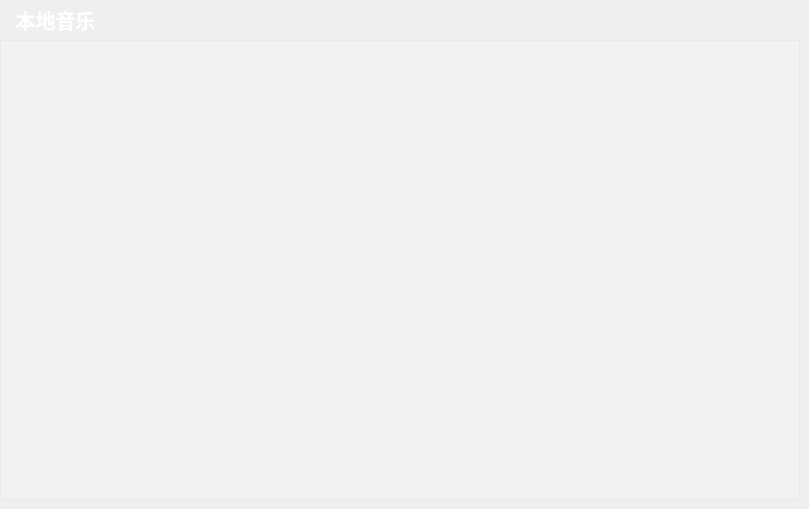
     <widget class="QWidget" name="page_1">
      <widget class="MusicListWidget" name="localMusicWidget">
       <property name="geometry">
        <rect>
         <x>0</x>
         <y>40</y>
         <width>800</width>
         <height>460</height>
        </rect>
       </property>
       <property name="font">
        <font>
         <weight>75</weight>
         <bold>true</bold>
        </font>
       </property>
       <property name="styleSheet">
        <string notr="true">color: rgb(255, 255, 255);
background-color: rgba(255, 255, 255, 50);
</string>
       </property>
       <property name="horizontalScrollBarPolicy">
        <enum>Qt::ScrollBarAlwaysOff</enum>
       </property>
       <property name="sizeAdjustPolicy">
        <enum>QAbstractScrollArea::AdjustToContentsOnFirstShow</enum>
       </property>
       <property name="selectionMode">
        <enum>QAbstractItemView::SingleSelection</enum>
       </property>
       <property name="isWrapping" stdset="0">
        <bool>false</bool>
       </property>
       <property name="wordWrap">
        <bool>false</bool>
       </property>
       <property name="selectionRectVisible">
        <bool>false</bool>
       </property>
       <property name="sortingEnabled">
        <bool>false</bool>
       </property>
      </widget>
      <widget class="QLabel" name="titleLabel_3">
       <property name="enabled">
        <bool>true</bool>
       </property>
       <property name="geometry">
        <rect>
         <x>0</x>
         <y>0</y>
         <width>111</width>
         <height>40</height>
        </rect>
       </property>
       <property name="font">
        <font>
         <family>Microsoft YaHei UI</family>
         <pointsize>15</pointsize>
         <weight>75</weight>
         <italic>false</italic>
         <bold>true</bold>
        </font>
       </property>
       <property name="styleSheet">
        <string notr="true">color:rgb(255, 255, 255);
</string>
       </property>
       <property name="text">
        <string>本地音乐</string>
       </property>
       <property name="alignment">
        <set>Qt::AlignCenter</set>
       </property>
      </widget>
      <widget class="QPushButton" name="btnClear_2">
       <property name="geometry">
        <rect>
         <x>100</x>
         <y>0</y>
         <width>40</width>
         <height>40</height>
        </rect>
       </property>
       <property name="font">
        <font>
         <family>Microsoft YaHei UI</family>
         <pointsize>10</pointsize>
         <weight>75</weight>
         <bold>true</bold>
        </font>
       </property>
       <property name="cursor">
        <cursorShape>PointingHandCursor</cursorShape>
       </property>
       <property name="toolTip">
        <string>清空当前列表</string>
       </property>
       <property name="styleSheet">
        <string notr="true"/>
       </property>
       <property name="text">
        <string/>
       </property>
       <property name="icon">
        <iconset resource="imagefile.qrc">
         <normaloff>:/image/image/image/clear.png</normaloff>:/image/image/image/clear.png</iconset>
       </property>
       <property name="iconSize">
        <size>
         <width>30</width>
         <height>30</height>
        </size>
       </property>
       <property name="flat">
        <bool>true</bool>
       </property>
      </widget>
     </widget>
